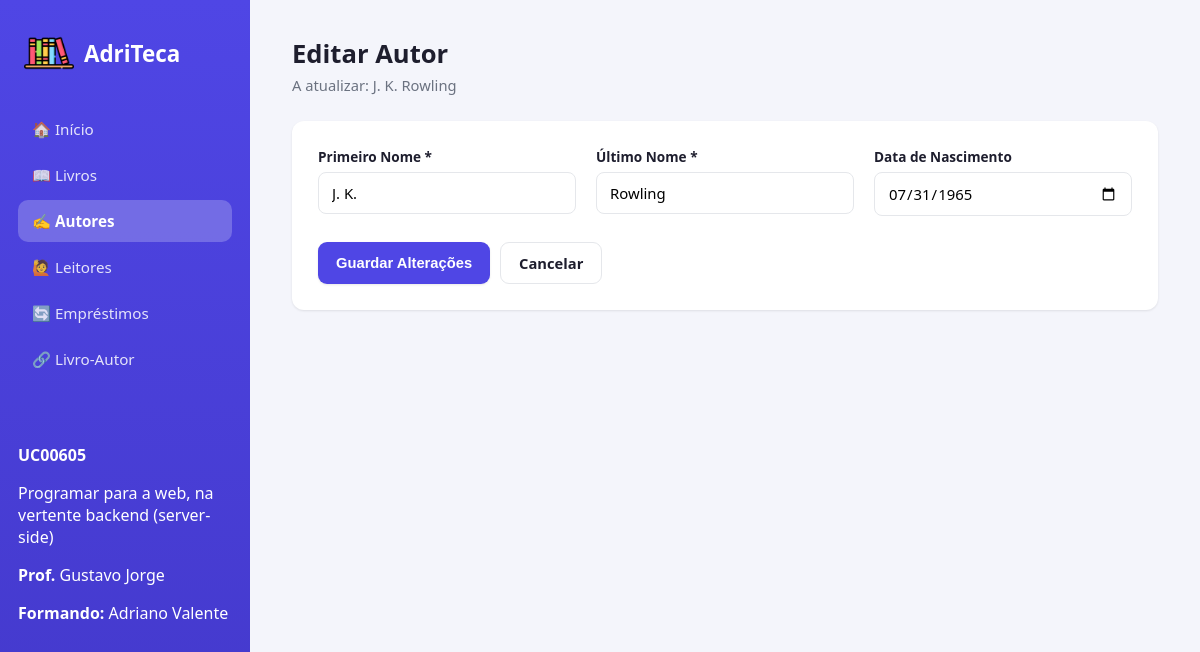
The app's page /autores/editar.php?id=1 with its own data.
### tables this page shows
CREATE TABLE `autor` (
  `Autor_ID` int(11) NOT NULL,
  `Primeiro_Nome` varchar(100) NOT NULL,
  `Ultimo_Nome` varchar(100) NOT NULL,
  `Data_Aniversario` date DEFAULT NULL
);

### autores/editar.php (the view, shortened to what this page needs)
<?php
require '../config.php';
$id   = isset($_GET['id']) ? (int)$_GET['id'] : (int)($_POST['autor_id'] ?? 0);
$stmt = $conn->prepare("SELECT * FROM Autor WHERE Autor_ID = ?");
$stmt->bind_param("i", $id);
$stmt->execute();
$autor = $stmt->get_result()->fetch_assoc();
include '../includes/header.php';
?>
<div class="cabecalho-pagina">
    <div>
        <h2>Editar Autor</h2>
        <p>A atualizar: <?php echo htmlspecialchars($autor['Primeiro_Nome'] . ' ' . $autor['Ultimo_Nome']); ?></p>
    </div>
</div>
<div class="cartao">
    <form method="POST" action="">
        <div class="form-grelha">
            <div class="campo">
                <label for="primeiro_nome">Primeiro Nome *</label>
                <input type="text" id="primeiro_nome" name="primeiro_nome" value="<?php echo htmlspecialchars($autor['Primeiro_Nome']); ?>" required>
            </div>
            <div class="campo">
                <label for="ultimo_nome">Último Nome *</label>
                <input type="text" id="ultimo_nome" name="ultimo_nome" value="<?php echo htmlspecialchars($autor['Ultimo_Nome']); ?>" required>
            </div>
            <div class="campo">
                <label for="data_aniversario">Data de Nascimento</label>
                <input type="date" id="data_aniversario" name="data_aniversario" value="<?php echo htmlspecialchars($autor['Data_Aniversario'] ?? ''); ?>">
            </div>
        </div>
        <div class="acoes-form">
            <button type="submit" class="btn btn-primario">Guardar Alterações</button>
            <a href="listar.php" class="btn btn-secundario">Cancelar</a>
        </div>
    </form>
</div>
<?php
include '../includes/footer.php';
?>

### assets/style.css (style rules this page uses)
:root { --cor-primaria: #4f46e5; --cor-primaria-escura: #4338ca; --cor-secundaria: #0ea5e9; --cor-fundo: #f4f5fb; --cor-cartao: #ffffff; --cor-texto: #1e1e2e; --cor-texto-suave: #6b7280; --cor-borda: #e5e7eb; --cor-sucesso: #16a34a; --cor-sucesso-fundo: #dcfce7; --cor-perigo: #dc2626; --cor-perigo-fundo: #fee2e2; --sombra: 0 1px 3px rgba(0,0,0,0.06), 0 1px 2px rgba(0,0,0,0.04); --sombra-hover: 0 10px 25px rgba(79,70,229,0.12); --raio: 12px; }
* { box-sizing: border-box; }
body { margin: 0; font-family: 'Segoe UI', system-ui, -apple-system, sans-serif; background: var(--cor-fundo); color: var(--cor-texto); display: flex; min-height: 100vh; }
.cabecalho-pagina { display: flex; justify-content: space-between; align-items: center; margin-bottom: 26px; flex-wrap: wrap; gap: 14px; }
.cabecalho-pagina h2 { margin: 0; font-size: 1.6rem; }
.cabecalho-pagina p { margin: 4px 0 0; color: var(--cor-texto-suave); font-size: 0.92rem; }
.btn { display: inline-flex; align-items: center; gap: 8px; padding: 10px 18px; border-radius: 9px; border: none; font-size: 0.92rem; font-weight: 600; text-decoration: none; cursor: pointer; transition: transform 0.1s ease, box-shadow 0.15s ease, opacity 0.15s ease; }
.btn-primario { background: var(--cor-primaria); color: #fff; box-shadow: var(--sombra); }
.btn-secundario { background: #fff; color: var(--cor-texto); border: 1px solid var(--cor-borda); }
.cartao { background: var(--cor-cartao); border-radius: var(--raio); box-shadow: var(--sombra); padding: 26px; margin-bottom: 24px; }
.form-grelha { display: grid; grid-template-columns: repeat(auto-fit, minmax(220px, 1fr)); gap: 20px; }
.campo { display: flex; flex-direction: column; gap: 6px; }
.campo label { font-size: 0.85rem; font-weight: 600; color: var(--cor-texto); }
.campo input, .campo select { padding: 10px 13px; border-radius: 8px; border: 1px solid var(--cor-borda); font-size: 0.93rem; font-family: inherit; background: #fff; transition: border-color 0.15s ease, box-shadow 0.15s ease; }
.acoes-form { display: flex; gap: 10px; margin-top: 26px; }

### records on screen
autor: Primeiro_Nome+Ultimo_Nome "J. K. Rowling", primeiro_nome "J. K.", ultimo_nome "Rowling", data_aniversario "07/31/1965"
